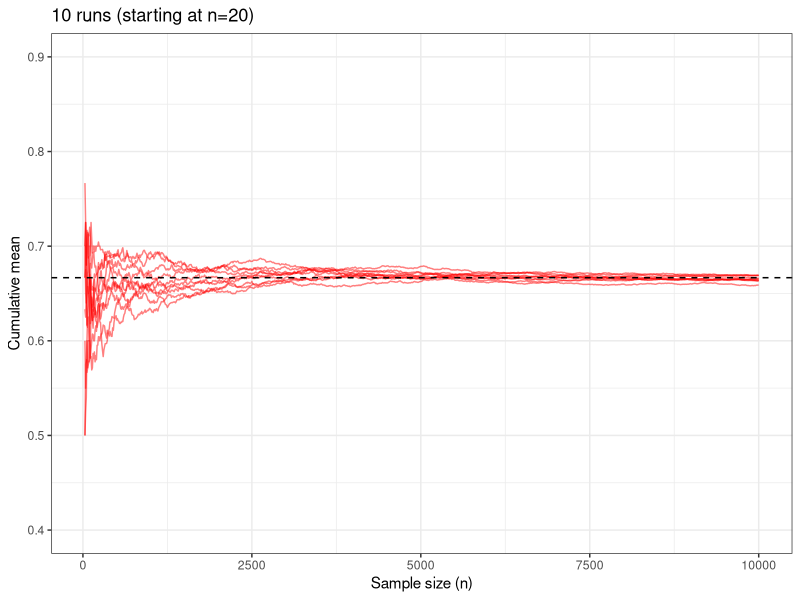
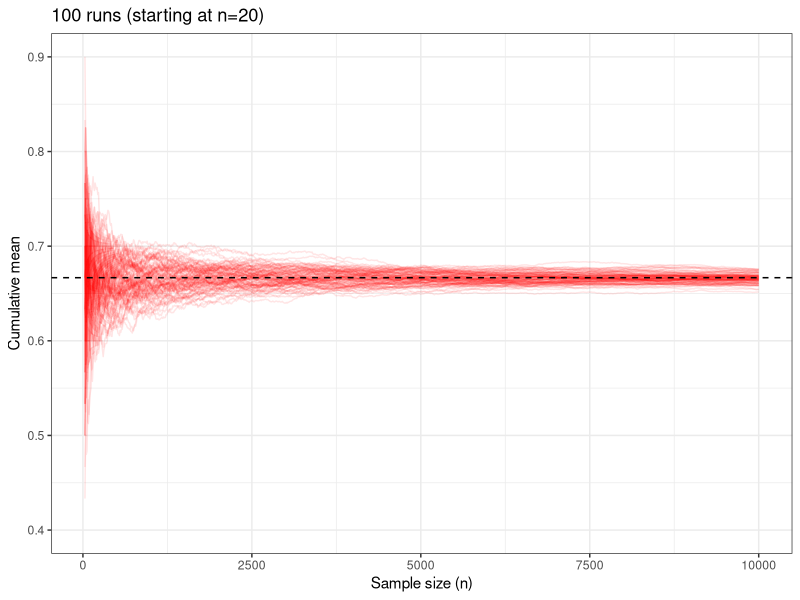
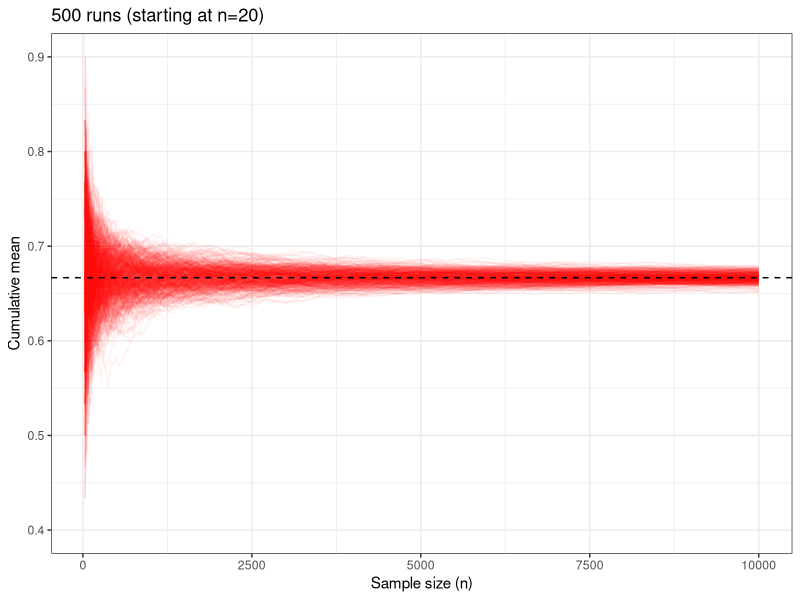
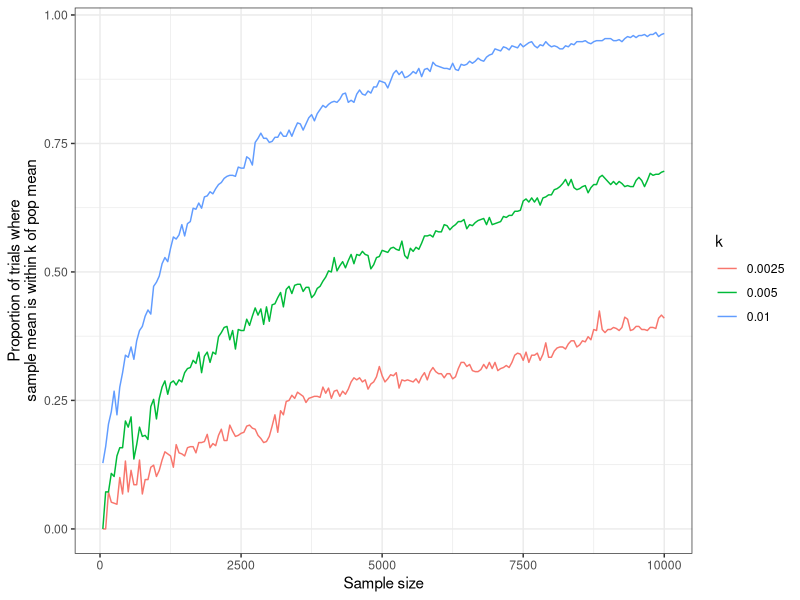
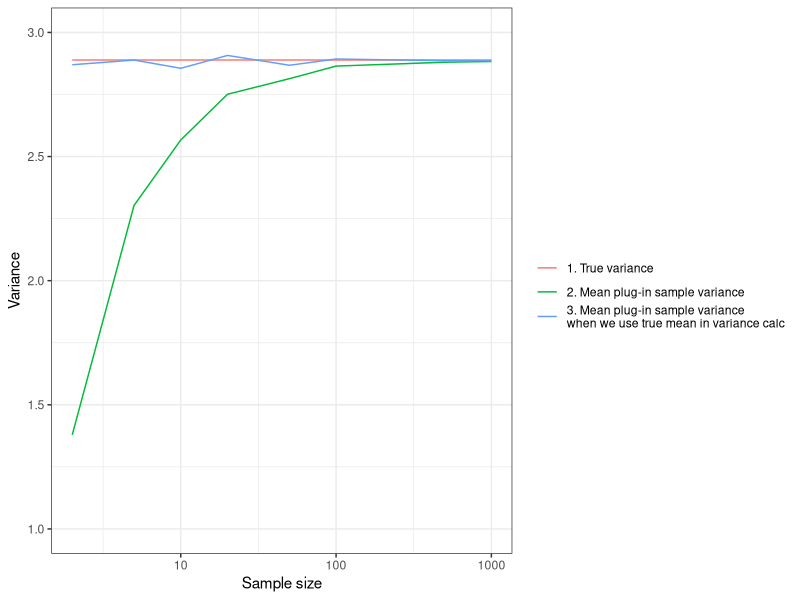
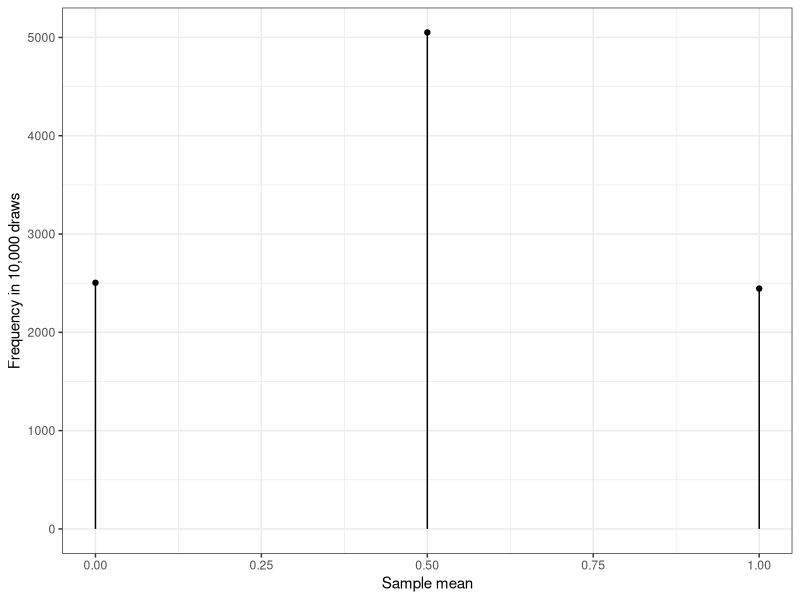
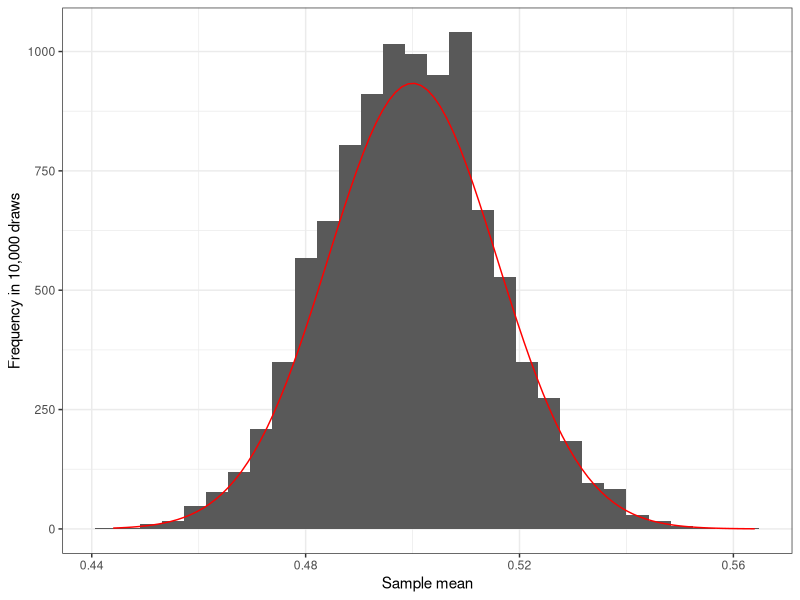
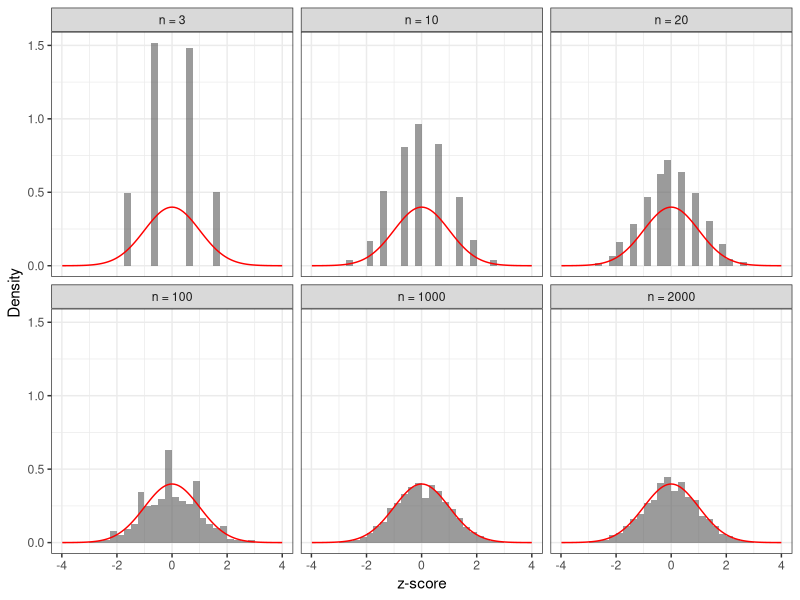

Write R code to recreate these figures, in order.
## ---- chunk 1
#| warning: false
#| message: false

library(tidyverse)
knitr::opts_chunk$set(dev = "ragg_png")
## ---- chunk 2
I <- 500
J <- 10000
expand_grid(i = 1:I,
            j = 1:J) |> 
  mutate(draw = sample(x = c(1,0), size = I*J, replace = T, prob = c(2/3, 1/3))) -> dat

dat |> 
  group_by(i) |> 
  mutate(cm = cummean(draw)) -> datt

datt |> 
  filter(j > 20 & i < 11) |> 
  filter(j %% 10 == 0) |> 
  ggplot(aes(x = j, y = cm, group = i)) + 
  geom_line(alpha = .5, col = "red") + 
  theme_bw() + 
  labs(x = "Sample size (n)", y = "Cumulative mean", title = "10 runs (starting at n=20)") + 
  coord_cartesian(ylim = c(.4, .9)) + 
  geom_hline(yintercept = 2/3, lty = 2)
## ---- chunk 3
datt |> 
  filter(j > 20 & i < 101) |> 
  filter(j %% 10 == 0) |> 
  ggplot(aes(x = j, y = cm, group = i)) + 
  geom_line(alpha = .1, col = "red") + 
  theme_bw() + 
  labs(x = "Sample size (n)", y = "Cumulative mean", title = "100 runs (starting at n=20)") + 
  coord_cartesian(ylim = c(.4, .9)) + 
  geom_hline(yintercept = 2/3, lty = 2)
## ---- chunk 4
datt |> 
  filter(j > 20) |> 
  filter(j %% 10 == 0) |> 
  ggplot(aes(x = j, y = cm, group = i)) + 
  geom_line(alpha = .05, col = "red") + 
  theme_bw() + 
  labs(x = "Sample size (n)", y = "Cumulative mean", title = "500 runs (starting at n=20)") + 
  coord_cartesian(ylim = c(.4, .9)) + 
  geom_hline(yintercept = 2/3, lty = 2) 
## ---- chunk 5
datt |> 
  ungroup() |> 
  mutate(dev = abs(cm - 2/3)) |>
  filter(j %% 50 == 0) |> 
  expand_grid(k = c(.0025, .005, .01)) |> 
  group_by(j, k) |> 
  summarize(prop_inside = mean(dev < k)) -> dattt

dattt |> 
  ungroup() |> 
  ggplot(aes(x = j, y = prop_inside, col = factor(k), group = factor(k))) + 
  geom_line() + 
  labs(x = "Sample size", y = "Proportion of trials where\nsample mean is within k of pop mean",
       col = "k") + 
  theme_bw()
## ---- chunk 6
#| echo: true
samp <- c(1,5,2,6,3,4,2)
## ---- chunk 7
#| echo: true
mean(samp^2) - mean(samp)^2
## ---- chunk 8
#| echo: true
mean(samp^2) - mean(samp)^2 # our plug-in sample variance estimator
var(samp)                # R's var() function
## ---- chunk 9
x <- c(1,2,5)
vx <- mean(x^2) - mean(x)^2

pisv_func <- function(samp){mean(samp^2) - mean(samp)^2}
pisv_func_2 <- function(samp, ex){mean((samp - ex)^2)}

expand_grid(size = c(2, 5, 10, 20, 50, 100, 500, 1000),
            rep = 1:1000) |> 
  mutate(samp = map(size, sample, x = x, replace = T)) |> 
  mutate(pisv = sapply(samp, pisv_func),
         #unbiased_v = sapply(samp, var),
         pisv_2 = sapply(samp, pisv_func_2, ex = mean(x))) |> 
  group_by(size) |> 
  summarize(`1. True variance` = vx,
            `2. Mean plug-in sample variance` = mean(pisv),
            `3. Mean plug-in sample variance\nwhen we use true mean in variance calc` = mean(pisv_2)) |> 
            # `2. Unbiased variance estimate` = unbiased_v) |>  # (1 - 1/size)*vx) |>
  pivot_longer(cols = contains("variance")) |> 
  ggplot(aes(x = size, y = value, col = name)) +
  geom_line() + 
  scale_x_log10() + 
  labs(x = "Sample size", y = "Variance", col = "") + 
  expand_limits(y = c(1, 3)) + 
  theme_bw()
## ---- chunk 10
x <- c(0, 1)
ex = mean(x)
vx <- mean((x - mean(x))^2)

n <- 2
m <- 10000
samp_means <- replicate(m, mean(sample(x, size = n, replace = T)))

tibble(sm = samp_means) |> 
  count(sm) -> counts 

bind_rows(counts |> mutate(type = "tip"),
          counts |> mutate(type = "base", n = 0)) -> for_plot 

for_plot %>% 
  ggplot(aes(x = sm, y = n)) + 
  geom_point(data = filter(for_plot, type == "tip")) +
  geom_line(aes(group = factor(sm))) +
  labs(x = "Sample mean", y = "Frequency in 10,000 draws") + 
  theme_bw()
## ---- chunk 11
n <- 1000
samp_means <- replicate(m, mean(sample(x, size = n, replace = T)))

dnorm10 <- function(...){
  37*dnorm(...)
}
tibble(sm = samp_means) |> 
  ggplot(aes(x = sm)) + 
  geom_histogram(bins = 30) + # aes(y = ..density..),  
  stat_function(fun = dnorm10,
                args = list(mean = mean(x), sd = sqrt((mean(x^2) - mean(x)^2)/n)),
                col = "red") + 
  labs(x = "Sample mean", y = "Frequency in 10,000 draws") + 
  theme_bw()
## ---- chunk 12

expand_grid(n = c(3, 10, 20, 100, 1000, 2000),
            rep = 1:10000) |> 
  mutate(samp = map(n, sample, x = c(0, 1), replace = T),
         samp_mean = map_dbl(samp, mean),
         z = sqrt(n)*(samp_mean - ex)/sqrt(vx),
         facet_labs = fct_reorder(str_c("n = ", n), n)) |> 
  ggplot(aes(x = z)) +
  geom_histogram(aes(y = ..density..), breaks = .0001 + seq(-3, 3, by = .25), alpha = .6) + 
  #geom_density(col = "blue") + # histogram(aes(y = ..density..), breaks = .0001 + seq(-3, 3, by = .25)) +
  facet_wrap(vars(facet_labs)) + 
  stat_function(fun = dnorm,
                args = list(mean = 0, sd = 1),
                col = "red") + 
  labs(x = "z-score", y = "Density") + 
  theme_bw()
## ---- chunk 13
#| echo: true
choose(n = 1000, k = 1000)
choose(n = 1000, k = 500)
## ---- chunk 14
#| echo: true
ks <- 0:1000 # number of heads
n <- 1000 # sample size

nways <- rep(NA, 1001) # storage for for-loop
for(i in 1:length(ks)){
  # number of ways to get k successes in n trials
  nways[i] <- choose(k = ks[i], n = n) 
}
head(nways, 4)
## ---- chunk 15
#| echo: true
plot(ks/1000, nways/sum(nways), pch = 19, cex = .25, 
     xlab = "Proportion of heads in 1000 tries", ylab = "Probability of observing this proportion")
## ---- chunk 16
plot(ks/1000, nways/sum(nways), pch = 19, cex = .25, 
     xlab = "Proportion of heads in 1000 tries", ylab = "Probability of observing this proportion",
     xlim = c(.4, .6))
x <- seq(.4, .6, length = 1000)
lines(x, dnorm(x, mean = .5, sd = sqrt(.5^2/1000))/1000, col = "blue")
text(x = .55, y = .02, labels = "Black dots: probability of\nobserving this proportion\nBlue line: normal distribution")
## ---- chunk 17
plot_function <- function(dat, mean_x = 10, sd_x = 3, title = "X is normal"){
  
  dat |> 
    mutate(samp_mean = map_dbl(samp, mean),
           z = sqrt(n)*(samp_mean - mean_x)/sd_x,
           facet_labs = fct_reorder(str_c("n = ", n), n)) |> 
    ggplot(aes(x = z)) +
    geom_histogram(aes(y = ..density..), breaks = .0001 + seq(-3, 3, by = .25), alpha = .6) + 
    # geom_density(col = "blue") +
    facet_wrap(vars(facet_labs)) + 
    stat_function(fun = dnorm,
                args = list(mean = 0, sd = 1),
                col = "red") + 
    labs(x = "z-score", y = "Density", title = title)
}
## ---- chunk 18
expand_grid(n = c(3, 10, 20, 100, 1000, 2000),
            rep = 1:10000) |> 
  mutate(samp = map(n, rbinom, size = 1, prob = .5)) -> dat

plot_function(dat, mean_x = .5, sd_x = .5, title = "X is binomial; Pr(success) = .5")
## ---- chunk 19
expand_grid(n = c(3, 10, 20, 100, 1000, 2000),
            rep = 1:10000) |> 
  mutate(samp = map(n, rbinom, size = 1, prob = .9)) -> dat

plot_function(dat, mean_x = .9, sd_x = sqrt(.9*.1), title = "X is binomial; Pr(success) = .9")
## ---- chunk 20
x <- seq(0, 5, by = .01)
dx <- dlnorm(x)
tibble(x, dx) |> 
  ggplot(aes(x = x, y = dx)) + 
  geom_line() + 
  labs(title = "Lognormal distribution")
## ---- chunk 21

expand_grid(n = c(3, 10, 20, 100, 1000, 2000),
            rep = 1:10000) |> 
  mutate(samp = map(n, rlnorm)) -> dat

plot_function(dat, mean_x = exp(1/2), sd_x = sqrt(exp(1)^2 - exp(1)), title = "X is lognormal")
